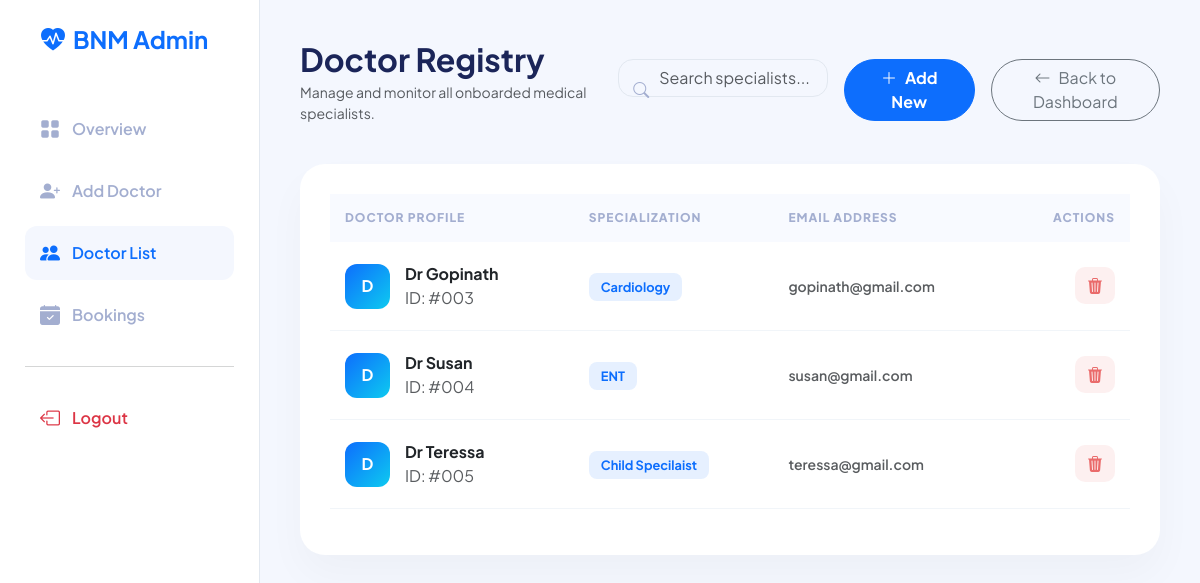
/doctor-list/, run on the app's committed database.
### new_app/models.py (models this page shows, shortened)
class Doctor(models.Model):
    reg_user = models.OneToOneField(Register, on_delete=models.CASCADE, related_name='doctor_profile')
    doctor_name = models.CharField(max_length=50)
    specialization = models.CharField(max_length=100)
    email = models.EmailField()
    image = models.ImageField(upload_to='doctors/')

### new_app/admin_views.py (the view)
# urls.py: path('doctor-list/', admin_views.doctor_view, name='doctor_view'),
def doctor_view(request):
    data = Doctor.objects.all()
    return render(request, 'admin/doctor_view.html', {'data': data})

### templates/admin/doctor_view.html (shortened to what this page needs)
<!DOCTYPE html>
<html lang="en">
<head>
    <link href="https://cdn.jsdelivr.net/npm/bootstrap@5.3.2/dist/css/bootstrap.min.css" rel="stylesheet">
    <link rel="stylesheet" href="https://cdn.jsdelivr.net/npm/bootstrap-icons@1.11.1/font/bootstrap-icons.css">
</head>
<body>
    <aside class="sidebar">
        <div class="mb-5 px-3">
            <h4 class="fw-bold text-primary"><i class="bi bi-heart-pulse-fill me-2"></i>BNM Admin</h4>
        </div>
        <nav>
            <a href="{% url 'admin_viewbase' %}" class="nav-link"><i class="bi bi-grid-fill"></i> Overview</a>
            <a href="{% url 'add_doctor' %}" class="nav-link"><i class="bi bi-person-plus-fill"></i> Add Doctor</a>
            <a href="{% url 'doctor_view' %}" class="nav-link active"><i class="bi bi-people-fill"></i> Doctor List</a>
            <a href="{% url 'admin_view_bookings' %}" class="nav-link"><i class="bi bi-calendar-check-fill"></i> Bookings</a>
            <hr class="my-4 text-muted opacity-25">
            <a href="{% url 'logout_view' %}" class="nav-link text-danger"><i class="bi bi-box-arrow-left"></i> Logout</a>
        </nav>
    </aside>
    <div class="main-wrapper">
        <div class="d-flex justify-content-between align-items-center mb-4">
            <div>
                <h2 class="fw-bold mb-1">Doctor Registry</h2>
                <p class="text-muted small">Manage and monitor all onboarded medical specialists.</p>
            </div>
            <div class="d-flex gap-3">
                <div class="search-container">
                    <i class="bi bi-search"></i>
                    <input type="text" class="form-control search-input" placeholder="Search specialists...">
                </div>
                <a href="{% url 'add_doctor' %}" class="btn btn-primary rounded-pill px-4 fw-bold">
                    <i class="bi bi-plus-lg me-2"></i>Add New
                </a>
                <a href="{% url 'admin_viewbase' %}" class="btn btn-outline-secondary rounded-pill">
                <i class="bi bi-arrow-left me-2"></i>Back to Dashboard
            </a>
            </div>
        </div>
        <div class="data-card">
            <div class="table-responsive">
                <table class="table table-hover border-0">
                    <thead>
                        <tr>
                            <th>Doctor Profile</th>
                            <th>Specialization</th>
                            <th>Email Address</th>
                            <th class="text-end">Actions</th>
                        </tr>
                    </thead>
                    <tbody>
                        {% for i in data %}
                        <tr>
                            <td>
                                <div class="d-flex align-items-center">
                                    <div class="doctor-avatar">
                                        {{ i.doctor_name|slice:":1" }}
                                    </div>
                                    <div>
                                        <div class="fw-bold text-dark">{{ i.doctor_name }}</div>
                                        <div class="text-muted x-small">ID: #00{{ i.id }}</div>
                                    </div>
                                </div>
                            </td>
                            <td>
                                <span class="badge-specialty">{{ i.specialization }}</span>
                            </td>
                            <td>
                                <span class="text-muted small fw-semibold">{{ i.email }}</span>
                            </td>
                            <td class="text-end">
                                <a href="{% url 'delete_doctor' i.id %}" class="btn-delete" onclick="return confirm('Are you sure you want to remove this doctor?')">
                                    <i class="bi bi-trash3-fill"></i>
                                </a>
                            </td>
                        </tr>
                        {% endfor %}
                    </tbody>
                </table>
            </div>
        </div>
    </div>
</body>
</html>

### templates/admin/doctor_view.html (style rules this page uses)
:root { --sidebar-width: 260px; --primary: #0d6efd; --bg-body: #f4f7fe; --card-shadow: 0 20px 40px rgba(0, 0, 0, 0.03); }
body { background-color: var(--bg-body); font-family: 'Plus Jakarta Sans', sans-serif; color: #1b2559; margin: 0; }
.sidebar { width: var(--sidebar-width); height: 100vh; background: #ffffff; position: fixed; left: 0; top: 0; border-right: 1px solid #e2e8f0; padding: 25px; z-index: 1000; }
.nav-link { display: flex; align-items: center; padding: 12px 15px; color: #a3aed0; border-radius: 12px; margin-bottom: 8px; font-weight: 600; text-decoration: none; transition: 0.3s; }
.nav-link:hover, .nav-link.active { background: var(--bg-body); color: var(--primary); }
.nav-link i { font-size: 1.25rem; margin-right: 12px; }
.main-wrapper { margin-left: var(--sidebar-width); padding: 40px; }
.data-card { background: #ffffff; border-radius: 25px; border: none; box-shadow: var(--card-shadow); padding: 30px; }
.table thead th { background-color: #f8faff; color: #a3aed0; text-transform: uppercase; font-size: 0.75rem; letter-spacing: 1px; font-weight: 800; border: none; padding: 15px; }
.table tbody td { padding: 20px 15px; vertical-align: middle; border-bottom: 1px solid #f1f5f9; }
.doctor-avatar { width: 45px; height: 45px; background: linear-gradient(135deg, var(--primary), #0dcaf0); color: white; border-radius: 12px; display: flex; align-items: center; justify-content: center; font-weight: 700; margin-right: 15px; }
.badge-specialty { background-color: rgba(13, 110, 253, 0.1); color: var(--primary); font-weight: 700; padding: 6px 12px; border-radius: 8px; font-size: 0.8rem; }
.btn-delete { color: #ea6b6b; background: rgba(234, 107, 107, 0.1); border: none; padding: 8px 12px; border-radius: 10px; transition: 0.3s; }
.search-container { position: relative; max-width: 300px; }
.search-container i { position: absolute; left: 15px; top: 50%; transform: translateY(-50%); color: #a3aed0; }
.search-input { padding-left: 40px; border-radius: 15px; border: 1px solid #e2e8f0; background: #f4f7fe; }

### data on the page
Doctor: doctor_name "D", doctor_name "Dr Gopinath", id "3", specialization "Cardiology", email "gopinath@gmail.com"
Doctor: doctor_name "D", doctor_name "Dr Susan", id "4", specialization "ENT", email "susan@gmail.com"
Doctor: doctor_name "D", doctor_name "Dr Teressa", id "5", specialization "Child Specilaist", email "teressa@gmail.com"
